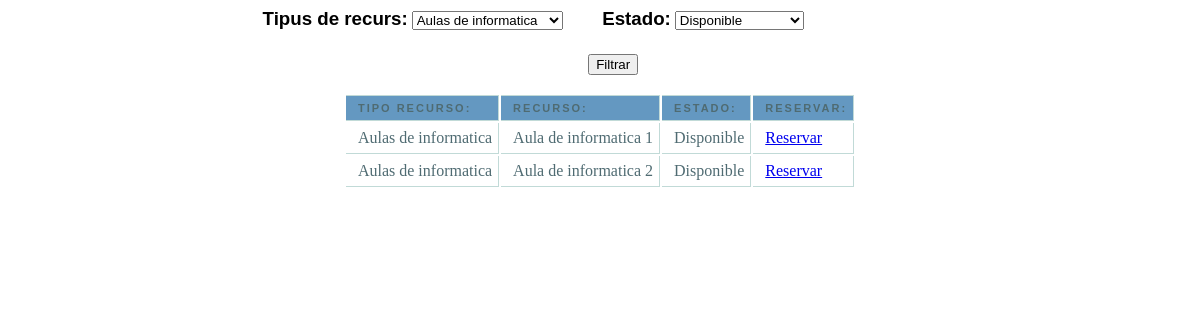
The page /formularis_definitiu.php?tiporecursos=11 on the database its author committed.
### tables this page shows
CREATE TABLE IF NOT EXISTS `resources` (
  `idResource` int(255) NOT NULL,
  `nomR` varchar(50) NOT NULL,
  `idEstado` int(11) NOT NULL,
  `idRType` int(11) NOT NULL
);

CREATE TABLE IF NOT EXISTS `resourcestype` (
  `idRType` int(255) NOT NULL,
  `tipo` varchar(20) NOT NULL
);

CREATE TABLE IF NOT EXISTS `estadoinfo` (
  `idEstado` int(255) NOT NULL,
  `nomEstado` varchar(20) NOT NULL
);

### formularis_definitiu.php (the view, shortened to what this page needs)
<link rel="stylesheet" href="css/tablareservas.css">
<!DOCTYPE html>
<html>
	<head>
	</head>
	<body>
				<?php
					if (!isset($_REQUEST['tiporecursos'])){
						$conn=mysqli_connect('localhost','root','','bd_intranet');
		                $consulta_Rtype="SELECT idRType, tipo FROM resourcestype";
		                $datos=mysqli_query($conn,$consulta_Rtype);
		        ?>
						<div id="div_izq"><h3>Tipus de recurs:</h3>
						<select name="tiporecursos" onchange="OnSelectionChange(this)">
				            <?php
				            	while($nom=mysqli_fetch_array($datos)){
				               		echo "<option value='$nom[idRType]' selected=$nom[12]>".utf8_encode($nom['tipo'])."</option>";
				               	}
				            ?>
			            </select>
			        <?php
			           	$consulta_Resource="SELECT idResource, nomR FROM resources";
			            $datos_resources=mysqli_query($conn,$consulta_Resource);
			        ?>
			        <?php
			        	$consulta_Estado="SELECT idEstado, nomEstado FROM estadoinfo";
			            $datos_estado=mysqli_query($conn,$consulta_Estado);
			        ?></div>
			        	<div id="div_cen"><h3>Estado:</h3>
			            <select name="estado">
			            	<?php
			            		while($nombres=mysqli_fetch_array($datos_estado)){
				               		echo "<option value='$nombres[idEstado]' selected=$nombres[4]>".utf8_encode($nombres['nomEstado'])."</option>";
				               	}
			            	?>
			        	</select>
			    <?php
		            } else {
		            	$conn=mysqli_connect('localhost','root','','bd_intranet');
		            	$consulta_Rtype="SELECT idRType, tipo FROM resourcestype";
						$datos=mysqli_query($conn,$consulta_Rtype);
		        ?></div>
			            <div id="div_izq"><h3>Tipus de recurs:</h3>
						<select name="tiporecursos" onchange="OnSelectionChange (this)">
				            <?php
				            	while($nom=mysqli_fetch_array($datos)){
				               		echo "<option value='$nom[idRType]'";
				               		if($_REQUEST['tiporecursos']==$nom['idRType']) echo "selected";
				               		echo ">".utf8_encode($nom['tipo'])."</option>";
				               	}
				            ?>
			            </select>
			        	</div>
			        <?php
			        	$consulta_Estado="SELECT idEstado, nomEstado FROM estadoinfo";
			            $datos_estado=mysqli_query($conn,$consulta_Estado);
			        ?>
			        	<div id="div_cen"><h3>Estado:</h3>
			            <select name="estado">
			            	<?php
			            		while($nombres=mysqli_fetch_array($datos_estado)){
                     			echo "<option value='$nombres[idEstado]'";
                     			if($_REQUEST['estado']==$nombres['idEstado']) echo "selected";
                     echo ">".utf8_encode($nombres['nomEstado'])."</option>";
                    }
			            	?>
			        	</select>
		        <?php
		        	}
	       		?></div>
	       		<br>
	       		<div id="div_boton"><input type="submit" value="Filtrar"></div>
        <div >
        	<br>
        	<center><table class="mytable">
        		<tr>
        			<th>Tipo Recurso:</th>
        			<th>Recurso:</th>
        			<th>Estado:</th>
        			<th>Reservar:</th>
        		</tr>
		        	<?php
		        		if ((!isset($_REQUEST['tiporecursos'])) OR ($_REQUEST['tiporecursos']==12)){
			        		$conn=mysqli_connect('localhost','root','','bd_intranet');
					        if ((!isset($_REQUEST['estado'])) OR ($_REQUEST['estado']==4)){
					        	$sql="SELECT resources.*, resourcestype.*, estadoinfo.* FROM ((resourcestype INNER JOIN resources ON resourcestype.idRType=resources.idRType) INNER JOIN estadoinfo ON resources.idEstado=estadoInfo.idEstado)";
					        }else{
					        	$sql="SELECT resources.*, resourcestype.*, estadoinfo.* FROM ((resourcestype INNER JOIN resources ON resourcestype.idRType=resources.idRType) INNER JOIN estadoinfo ON resources.idEstado=estadoInfo.idEstado) WHERE resources.idEstado=$_REQUEST[estado] OR resources.idEstado=3";
					        }
					        $datos=mysqli_query($conn,$sql);
					        $num_filas = mysqli_num_rows($datos);
					        if ($num_filas!=0){
						        while($valor=mysqli_fetch_array($datos)){
								    echo "<tr>";
									    echo "<td>".$valor['tipo']."</td>";
									    echo "<td>".$valor['nomR']."</td>";
									    echo "<td>".$valor['nomEstado']."</td>";
									    if ($valor['nomEstado']=="Disponible"){
									    	echo "<td><a href=paginausuario_reservar2.php?idresource=".$valor['idResource'].">Reservar</a></td>";
									    } else {
									    	echo "<td><a href=paginausuario_reservar2.php?idresource=".$valor['idResource'].">Anular</a></td>";
									    }
								    echo "</tr>";
								}
							} else {
								echo "<tr>";
									echo "<td>No se han encontrado resultados.</td>";
									echo "<td>No se han encontrado resultados.</td>";
									echo "<td>No se han encontrado resultados.</td>";
									echo "<td>No se han encontrado resultados.</td>";
								echo "</tr>";
							}
						} else {
							$conn=mysqli_connect('localhost','root','','bd_intranet');
							$sql="SELECT resources.*, resourcestype.*, estadoinfo.* FROM ((resourcestype INNER JOIN resources ON resourcestype.idRType=resources.idRType) INNER JOIN estadoinfo ON resources.idEstado=estadoInfo.idEstado)";
					        $sql.=" WHERE";
					        $sql.=" resources.idRType=$_REQUEST[tiporecursos]";
					        $datos=mysqli_query($conn,$sql);
					        $num_filas = mysqli_num_rows($datos);
					        if ($num_filas!=0){
						        while($valor=mysqli_fetch_array($datos)){
								    echo "<tr>";
									    echo "<td>".$valor['tipo']."</td>";
									    echo "<td>".$valor['nomR']."</td>";
									    echo "<td>".$valor['nomEstado']."</td>";
									    if ($valor['nomEstado']=="Disponible"){
									    	echo "<td><a href=paginausuario_reservar2.php?idresource=".$valor['idResource'].">Reservar</a></td>";
									    } else {
									    	echo "<td><a href=paginausuario_reservar2.php?idresource=".$valor['idResource'].">Anular</a></td>";
									    }
								    echo "</tr>";
								}
							}
						}
		        	?>
        	</table></center>
        </div>
	</body>
</html>

### css/tablareservas.css (style rules this page uses)
th { font: bold 11px "Trebuchet MS", Verdana, Arial, Helvetica, sans-serif; color: #4f6b72; border-right: 1px solid #C1DAD7; border-bottom: 1px solid #C1DAD7; border-top: 1px solid #C1DAD7; letter-spacing: 2px; text-transform: uppercase; text-align: left; padding: 6px 6px 6px 12px; background: #6498C1 url(images/bg_header.jpg) no-repeat; }
td { border-right: 1px solid #C1DAD7; border-bottom: 1px solid #C1DAD7; background: #fff; padding: 6px 6px 6px 12px; color: #4f6b72; }
h3 { font-family: Helvetica; display: inline; }
#div_izq { display:inline-block; margin-left: 21.5% }
#div_cen { display:inline-block; margin-left:3%; }
#div_boton { margin-left: 49%; margin-top: 2%; }

### rows shown on the page
resources: idRType.tipo "Aulas de informatica", nomR "Aula de informatica 1", idEstado.nomEstado "Disponible"
resources: idRType.tipo "Aulas de informatica", nomR "Aula de informatica 2", idEstado.nomEstado "Disponible"

### other values the page prints
form field tiporecursos "Aulas de informatica"
form field estado "Disponible"
